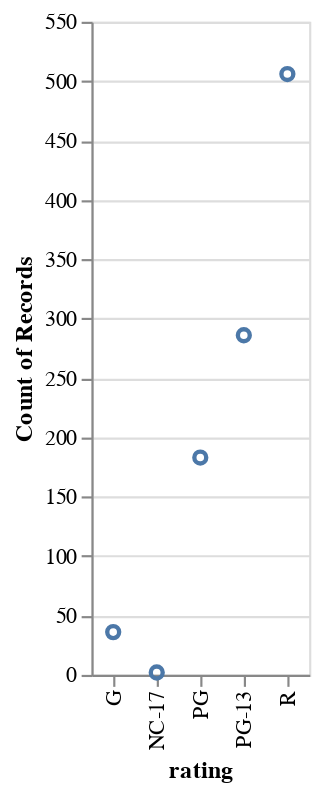

Notebook code cell kept with this figure:
### Markdown cell above
Let's create a barchart showing the count of each movie rating by using Altair's aggregation capabilities.

In [this example](https://altair-viz.github.io/getting_started/starting.html#data-transformation-aggregation), we see the x axis being set to a feature called `a`, and the y axis set to the `average()` of a feature called `b`.

In our case, we want the x axis to be set to `rating` and the y axis to be the `count()` of `rating`.

### Code cell
# Use Altair to create a bar chart comparing the count of each movie rating
alt.Chart(data).mark_point().encode(
    x='rating',
    y='count(rating)'
)

### Figure 1 — Vega-Lite specification as saved in the notebook (floating-point values rounded to 4 significant figures; data arrays with more than 128 entries replaced by an {"elided": "..."} marker saying what was removed)
{"config": {"view": {"continuousWidth": 300, "continuousHeight": 300}}, "data": {"name": "data-aecd2098e5cff2f5f507a009bac2bee7"}, "mark": {"type": "point"}, "encoding": {"x": {"field": "rating", "type": "nominal"}, "y": {"aggregate": "count", "field": "rating", "type": "nominal"}}, "$schema": "https://vega.github.io/schema/vega-lite/v5.20.1.json", "datasets": {"data-aecd2098e5cff2f5f507a009bac2bee7": {"elided": "1013 records"}}}
